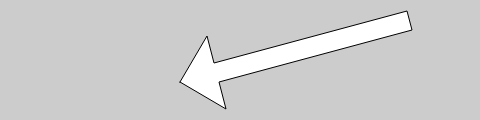
Frame 1 (no input)
Frame 60 (no input): identical to frame 1, image omitted
Frame 120 (the mouse pressed at the canvas centre since frame 60): identical to frame 1, image omitted

The p5.js sketch that drew this single still picture (run headless with seeded random() and noise() and a simulated clock; from frame 60 on, the mouse is pressed at the canvas centre):

// p5.js sketch
// ── sketch.js
function setup() {
  createCanvas(480, 120);
}

function draw() {
  background(204);
  beginShape();
  vertex(180, 82);
  vertex(207, 36);
  vertex(214, 63);
  vertex(407, 11);
  vertex(412, 30);
  vertex(219, 82);
  vertex(226, 109);
  endShape(CLOSE);
}

// https://editor.p5js.org/jht1493/sketches/xFElx4UBj
// Ex_03_19 beginShape

// https://github.com/lmccart/gswp5.js-code/blob/master/03_Draw/Example_03_19.js
